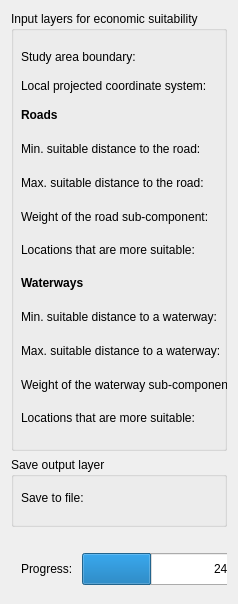
   <widget class="QWidget" name="economic_suitability">
    <layout class="QVBoxLayout" name="economic_vlayout">
     <item>
      <widget class="QGroupBox" name="groupbox_rasters_7">
       <property name="sizePolicy">
        <sizepolicy hsizetype="Preferred" vsizetype="Fixed">
         <horstretch>0</horstretch>
         <verstretch>0</verstretch>
        </sizepolicy>
       </property>
       <property name="minimumSize">
        <size>
         <width>0</width>
         <height>440</height>
        </size>
       </property>
       <property name="title">
        <string>Input layers for economic suitability</string>
       </property>
       <widget class="QWidget" name="layoutWidget_15">
        <property name="geometry">
         <rect>
          <x>10</x>
          <y>30</y>
          <width>541</width>
          <height>400</height>
         </rect>
        </property>
        <layout class="QGridLayout" name="gridLayout_20">
         <item row="6" column="1">
          <widget class="QComboBox" name="econ_cmb_bx_near_roads">
           <property name="sizePolicy">
            <sizepolicy hsizetype="Fixed" vsizetype="Fixed">
             <horstretch>0</horstretch>
             <verstretch>0</verstretch>
            </sizepolicy>
           </property>
           <item>
            <property name="text">
             <string>Further away from roads</string>
            </property>
           </item>
           <item>
            <property name="text">
             <string>Closer to roads</string>
            </property>
           </item>
          </widget>
         </item>
         <item row="8" column="1">
          <layout class="QHBoxLayout" name="horizontalLayout_19">
           <item>
            <spacer name="horizontalSpacer_18">
             <property name="orientation">
              <enum>Qt::Horizontal</enum>
             </property>
             <property name="sizeHint" stdset="0">
              <size>
               <width>40</width>
               <height>20</height>
              </size>
             </property>
            </spacer>
           </item>
           <item>
            <widget class="QgsDoubleSpinBox" name="econ_dbl_spn_bx_water_min_dist">
             <property name="sizePolicy">
              <sizepolicy hsizetype="Fixed" vsizetype="Fixed">
               <horstretch>0</horstretch>
               <verstretch>0</verstretch>
              </sizepolicy>
             </property>
             <property name="suffix">
              <string> km</string>
             </property>
            </widget>
           </item>
          </layout>
         </item>
         <item row="4" column="1">
          <layout class="QHBoxLayout" name="horizontalLayout_17">
           <item>
            <spacer name="horizontalSpacer_16">
             <property name="orientation">
              <enum>Qt::Horizontal</enum>
             </property>
             <property name="sizeHint" stdset="0">
              <size>
               <width>40</width>
               <height>20</height>
              </size>
             </property>
            </spacer>
           </item>
           <item>
            <widget class="QgsDoubleSpinBox" name="econ_dbl_spn_bx_road_max_dist">
             <property name="sizePolicy">
              <sizepolicy hsizetype="Fixed" vsizetype="Fixed">
               <horstretch>0</horstretch>
               <verstretch>0</verstretch>
              </sizepolicy>
             </property>
             <property name="suffix">
              <string> km</string>
             </property>
            </widget>
           </item>
          </layout>
         </item>
         <item row="2" column="0">
          <widget class="QLabel" name="label_82">
           <property name="font">
            <font>
             <weight>75</weight>
             <bold>true</bold>
            </font>
           </property>
           <property name="text">
            <string>Roads</string>
           </property>
          </widget>
         </item>
         <item row="9" column="1">
          <layout class="QHBoxLayout" name="horizontalLayout_20">
           <item>
            <spacer name="horizontalSpacer_19">
             <property name="orientation">
              <enum>Qt::Horizontal</enum>
             </property>
             <property name="sizeHint" stdset="0">
              <size>
               <width>40</width>
               <height>20</height>
              </size>
             </property>
            </spacer>
           </item>
           <item>
            <widget class="QgsDoubleSpinBox" name="econ_dbl_spn_bx_water_max_dist">
             <property name="sizePolicy">
              <sizepolicy hsizetype="Fixed" vsizetype="Fixed">
               <horstretch>0</horstretch>
               <verstretch>0</verstretch>
              </sizepolicy>
             </property>
             <property name="suffix">
              <string> km</string>
             </property>
            </widget>
           </item>
          </layout>
         </item>
         <item row="0" column="1">
          <widget class="QgsMapLayerComboBox" name="econ_map_layer_cmb_bx_boundary">
           <property name="iconSize">
            <size>
             <width>16</width>
             <height>16</height>
            </size>
           </property>
          </widget>
         </item>
         <item row="4" column="0">
          <widget class="QLabel" name="label_84">
           <property name="text">
            <string>Max. suitable distance to the road:</string>
           </property>
          </widget>
         </item>
         <item row="11" column="1">
          <widget class="QComboBox" name="econ_cmb_bx_near_water">
           <property name="sizePolicy">
            <sizepolicy hsizetype="Fixed" vsizetype="Fixed">
             <horstretch>0</horstretch>
             <verstretch>0</verstretch>
            </sizepolicy>
           </property>
           <item>
            <property name="text">
             <string>Further away from waterways</string>
            </property>
           </item>
           <item>
            <property name="text">
             <string>Closer to waterways</string>
            </property>
           </item>
          </widget>
         </item>
         <item row="7" column="0">
          <widget class="QLabel" name="label_83">
           <property name="font">
            <font>
             <weight>75</weight>
             <bold>true</bold>
            </font>
           </property>
           <property name="text">
            <string>Waterways</string>
           </property>
          </widget>
         </item>
         <item row="1" column="0">
          <widget class="QLabel" name="label_89">
           <property name="text">
            <string>Local projected coordinate system:</string>
           </property>
          </widget>
         </item>
         <item row="1" column="1">
          <widget class="QgsProjectionSelectionWidget" name="econ_crs_widget" native="true">
           <property name="sizePolicy">
            <sizepolicy hsizetype="Preferred" vsizetype="Fixed">
             <horstretch>0</horstretch>
             <verstretch>0</verstretch>
            </sizepolicy>
           </property>
          </widget>
         </item>
         <item row="0" column="0">
          <widget class="QLabel" name="label_78">
           <property name="text">
            <string>Study area boundary: </string>
           </property>
          </widget>
         </item>
         <item row="5" column="0">
          <widget class="QLabel" name="label_85">
           <property name="text">
            <string>Weight of the road sub-component:</string>
           </property>
          </widget>
         </item>
         <item row="10" column="0">
          <widget class="QLabel" name="label_86">
           <property name="text">
            <string>Weight of the waterway sub-component: </string>
           </property>
          </widget>
         </item>
         <item row="7" column="1">
          <widget class="QgsMapLayerComboBox" name="econ_map_layer_cmb_bx_waterways">
           <property name="iconSize">
            <size>
             <width>16</width>
             <height>16</height>
            </size>
           </property>
          </widget>
         </item>
         <item row="10" column="1">
          <layout class="QHBoxLayout" name="horizontalLayout_21">
           <item>
            <spacer name="horizontalSpacer_20">
             <property name="orientation">
              <enum>Qt::Horizontal</enum>
             </property>
             <property name="sizeHint" stdset="0">
              <size>
               <width>40</width>
               <height>20</height>
              </size>
             </property>
            </spacer>
           </item>
           <item>
            <widget class="QgsDoubleSpinBox" name="econ_dbl_spn_bx_water_weight">
             <property name="sizePolicy">
              <sizepolicy hsizetype="Fixed" vsizetype="Fixed">
               <horstretch>0</horstretch>
               <verstretch>0</verstretch>
              </sizepolicy>
             </property>
             <property name="suffix">
              <string> %</string>
             </property>
             <property name="decimals">
              <number>1</number>
             </property>
            </widget>
           </item>
          </layout>
         </item>
         <item row="11" column="0">
          <widget class="QLabel" name="label">
           <property name="text">
            <string>Locations that are more suitable: </string>
           </property>
          </widget>
         </item>
         <item row="8" column="0">
          <widget class="QLabel" name="label_81">
           <property name="text">
            <string>Min. suitable distance to a waterway: </string>
           </property>
          </widget>
         </item>
         <item row="3" column="0">
          <widget class="QLabel" name="label_80">
           <property name="text">
            <string>Min. suitable distance to the road: </string>
           </property>
          </widget>
         </item>
         <item row="3" column="1">
          <layout class="QHBoxLayout" name="horizontalLayout_2">
           <item>
            <spacer name="horizontalSpacer">
             <property name="orientation">
              <enum>Qt::Horizontal</enum>
             </property>
             <property name="sizeHint" stdset="0">
              <size>
               <width>40</width>
               <height>20</height>
              </size>
             </property>
            </spacer>
           </item>
           <item>
            <widget class="QgsDoubleSpinBox" name="econ_dbl_spn_bx_road_min_dist">
             <property name="sizePolicy">
              <sizepolicy hsizetype="Fixed" vsizetype="Fixed">
               <horstretch>0</horstretch>
               <verstretch>0</verstretch>
              </sizepolicy>
             </property>
             <property name="suffix">
              <string> km</string>
             </property>
            </widget>
           </item>
          </layout>
         </item>
         <item row="6" column="0">
          <widget class="QLabel" name="label_88">
           <property name="text">
            <string>Locations that are more suitable: </string>
           </property>
          </widget>
         </item>
         <item row="9" column="0">
          <widget class="QLabel" name="label_87">
           <property name="text">
            <string>Max. suitable distance to a waterway:</string>
           </property>
          </widget>
         </item>
         <item row="5" column="1">
          <layout class="QHBoxLayout" name="horizontalLayout_18">
           <item>
            <spacer name="horizontalSpacer_17">
             <property name="orientation">
              <enum>Qt::Horizontal</enum>
             </property>
             <property name="sizeHint" stdset="0">
              <size>
               <width>40</width>
               <height>20</height>
              </size>
             </property>
            </spacer>
           </item>
           <item>
            <widget class="QgsDoubleSpinBox" name="econ_dbl_spn_bx_road_weight">
             <property name="sizePolicy">
              <sizepolicy hsizetype="Fixed" vsizetype="Fixed">
               <horstretch>0</horstretch>
               <verstretch>0</verstretch>
              </sizepolicy>
             </property>
             <property name="suffix">
              <string> % </string>
             </property>
             <property name="decimals">
              <number>1</number>
             </property>
            </widget>
           </item>
          </layout>
         </item>
         <item row="2" column="1">
          <widget class="QgsMapLayerComboBox" name="econ_map_layer_cmb_bx_roads">
           <property name="iconSize">
            <size>
             <width>16</width>
             <height>16</height>
            </size>
           </property>
          </widget>
         </item>
        </layout>
       </widget>
      </widget>
     </item>
     <item>
      <widget class="QGroupBox" name="mGroupBox_12">
       <property name="sizePolicy">
        <sizepolicy hsizetype="Preferred" vsizetype="Fixed">
         <horstretch>0</horstretch>
         <verstretch>0</verstretch>
        </sizepolicy>
       </property>
       <property name="minimumSize">
        <size>
         <width>0</width>
         <height>70</height>
        </size>
       </property>
       <property name="title">
        <string>Save output layer</string>
       </property>
       <widget class="QWidget" name="layoutWidget_17">
        <property name="geometry">
         <rect>
          <x>10</x>
          <y>20</y>
          <width>541</width>
          <height>42</height>
         </rect>
        </property>
        <layout class="QHBoxLayout" name="horizontalLayout_22">
         <item>
          <widget class="QLabel" name="label_79">
           <property name="minimumSize">
            <size>
             <width>0</width>
             <height>40</height>
            </size>
           </property>
           <property name="text">
            <string>Save to file: </string>
           </property>
          </widget>
         </item>
         <item>
          <widget class="QgsFileWidget" name="econ_file_wdgt_save_output" native="true"/>
         </item>
        </layout>
       </widget>
      </widget>
     </item>
     <item>
      <spacer name="verticalSpacer_4">
       <property name="orientation">
        <enum>Qt::Vertical</enum>
       </property>
       <property name="sizeHint" stdset="0">
        <size>
         <width>20</width>
         <height>0</height>
        </size>
       </property>
      </spacer>
     </item>
     <item>
      <widget class="QFrame" name="mFrame_3">
       <property name="sizePolicy">
        <sizepolicy hsizetype="Preferred" vsizetype="Preferred">
         <horstretch>0</horstretch>
         <verstretch>0</verstretch>
        </sizepolicy>
       </property>
       <property name="minimumSize">
        <size>
         <width>0</width>
         <height>60</height>
        </size>
       </property>
       <widget class="QWidget" name="horizontalLayoutWidget_6">
        <property name="geometry">
         <rect>
          <x>10</x>
          <y>20</y>
          <width>541</width>
          <height>32</height>
         </rect>
        </property>
        <layout class="QHBoxLayout" name="horizontalLayout_23">
         <item>
          <widget class="QLabel" name="label_40">
           <property name="text">
            <string>Progress: </string>
           </property>
          </widget>
         </item>
         <item>
          <widget class="QProgressBar" name="econ_progress_bar">
           <property name="maximumSize">
            <size>
             <width>16777215</width>
             <height>120</height>
            </size>
           </property>
           <property name="value">
            <number>24</number>
           </property>
          </widget>
         </item>
         <item>
          <spacer name="horizontalSpacer_21">
           <property name="orientation">
            <enum>Qt::Horizontal</enum>
           </property>
           <property name="sizeType">
            <enum>QSizePolicy::Fixed</enum>
           </property>
           <property name="sizeHint" stdset="0">
            <size>
             <width>20</width>
             <height>20</height>
            </size>
           </property>
          </spacer>
         </item>
         <item>
          <widget class="QPushButton" name="econ_btn_run">
           <property name="text">
            <string>Run</string>
           </property>
          </widget>
         </item>
         <item>
          <widget class="QPushButton" name="econ_btn_close">
           <property name="text">
            <string>Close</string>
           </property>
          </widget>
         </item>
        </layout>
       </widget>
      </widget>
     </item>
    </layout>
   </widget>
